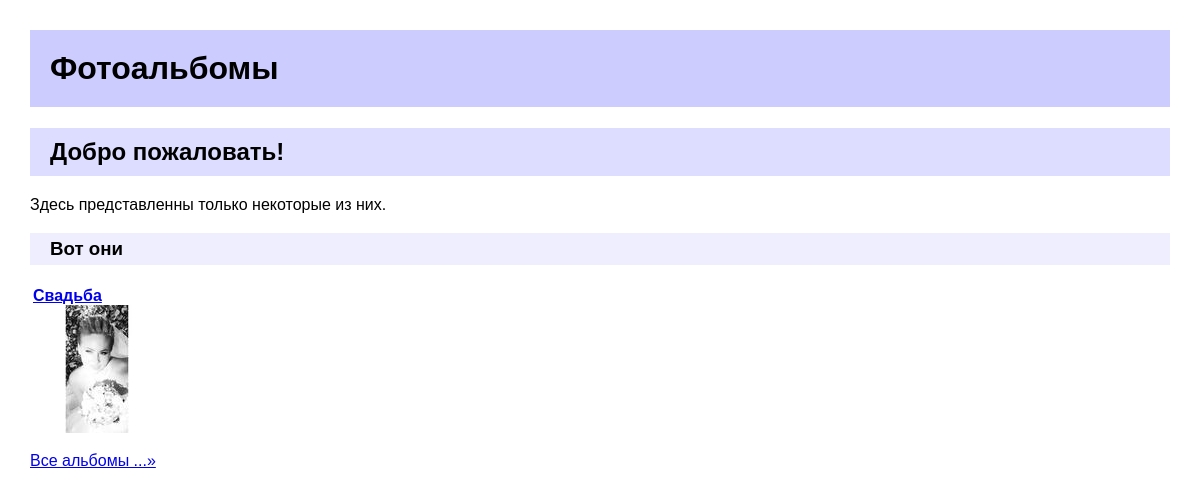
/gallery/, run on an earlier commit of the app's database.
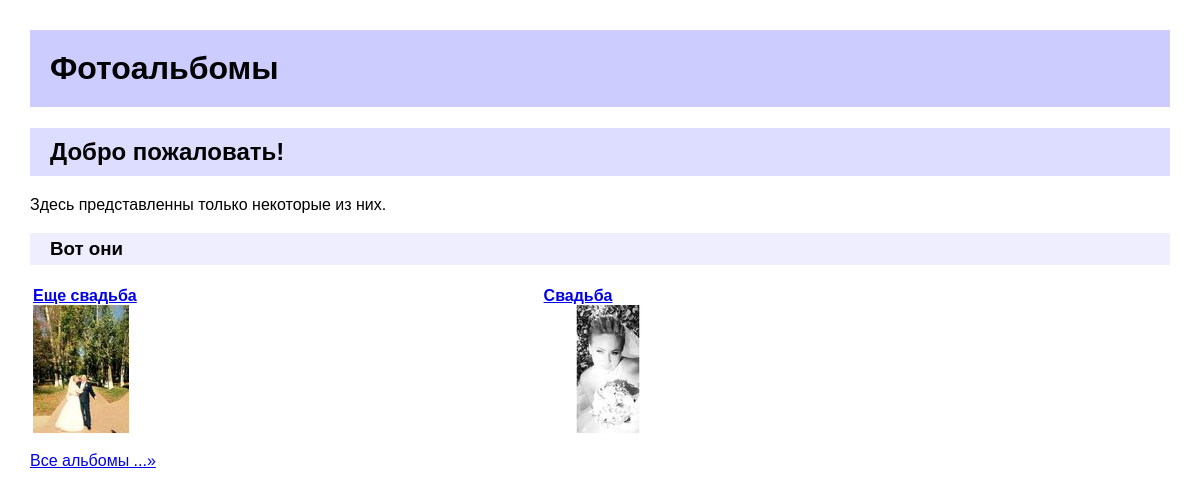
And on a later commit of the database.
### items/models/album.py (models this page shows, shortened)
class Album(Model):
    name = CharField(verbose_name="Наименование альбома", max_length=250)
    description = TextField(verbose_name="Характеристики альбома", blank=True, null=True)
    class Meta:
        verbose_name = 'Фотоальбом'
        verbose_name_plural = 'Фотоальбомы'
        ordering = ['name']
    @permalink
    def get_absolute_url(self):
        return ('item_detail', None, dict(pk=self.id))

### items/views.py (the view)
# urls.py: path('', IndexView.as_view(), name='index'),
class IndexView(TemplateView):
    template_name = 'index.html'
    extra_context = {'item_list': lambda: Album.objects.all()}

### context_processors.py (called while the page is built)
def root_url_processor(request):
    return {'ROOT_URL': ROOT_URL}

### items/__init__.py (called while the page is built)
def permalink(func):
    from functools import wraps
    from django.urls import reverse
    @wraps(func)
    def inner(*args, **kwargs):
        tuple = func(*args, **kwargs)
        res = reverse(tuple[0], None, *tuple[1:3])
        return res
    return inner

### items/fields.py (called while the page is built)
    def _add_thumb(self, s):
        parts = s.split(".")
        parts.insert(-1, "thumb")
        if parts[-1].lower() not in ['jpeg', 'jpg']:
            parts[-1] = 'jpg'
        return ".".join(parts)

    @property
    def thumb_url(self):
        return self._add_thumb(self.url)

### items/templates/index.html (shortened to what this page needs)
{% extends "base.html" %}
{% block content %}
    <h2>Добро пожаловать!</h2>
    <p>Здесь представленны только некоторые из них.</p>
    <h3>Вот они</h3>
    <table>
        <tr>
            {% for item in item_list|slice:":5" %}
                <td>
                    <a href="{{ item.get_absolute_url }}"><b>{{ item.name }}</b><br/>
                        {% if item.photo_set.count %}
                            <img src="{{ item.photo_set.all.0.image.thumb_url }}"/>
                        {% else %}
                            <span>No photos (yet)</span>
                        {% endif %}
                    </a>
                </td>
            {% endfor %}
        </tr>
    </table>
    <p><a href="{% url 'item_list' %}">Все альбомы ...&raquo;</a></p>
{% endblock %}

### items/templates/base.html (shortened to what this page needs)
<html>
<head>
</head>
<body>
<h1>Фотоальбомы</h1>
{% block content %}{% endblock %}
</body>
</html>

### items/templates/base.html (style rules this page uses)
body { margin: 30px; font-family: sans-serif; background: #fff; }
h1 { background: #ccf; padding: 20px; }
h2 { background: #ddf; padding: 10px 20px; }
h3 { background: #eef; padding: 5px 20px; }
table { width: 100%; }

What changed in the data, as far as the page shows it:
added Album: name "Еще свадьба", shows a picture
